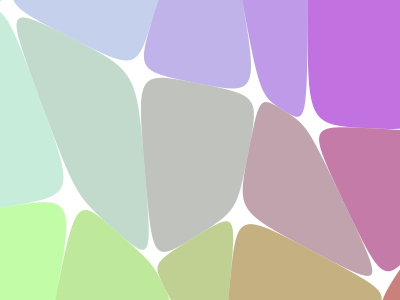
Frame 1 (no input)
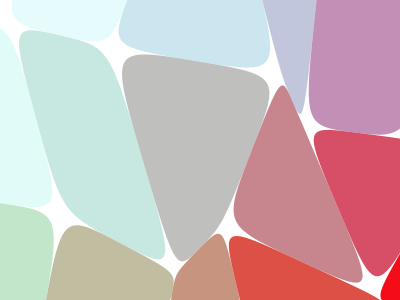
Frame 60 (the mouse pressed at the canvas centre just before this capture)
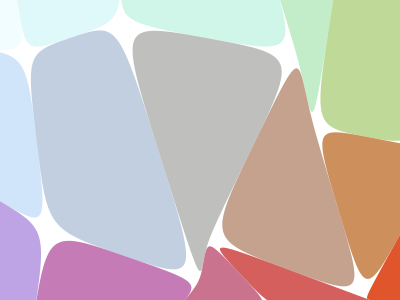
Frame 120 (the mouse held since frame 60 and released just before this capture)

The Processing sketch that drew these frames (run headless with seeded random() and noise(); from frame 60 on, the mouse is pressed at the canvas centre):

// Processing sketch: processing_30773
// ── processing_30773.pde

//gridBlob
//allonestring
//july 2011

//pjs - july 2014

//invisible grid contrains motion
int numColumns = 6; //must be at least 3
int numRows = 4; //must be at least 3
float gridSizeX, gridSizeY;

//invisible balls provide corners of blobs
Ball[][]balls = new Ball[numColumns][numRows];
float radius = 0;
float vel = 0.5;

//blob colour componenents determined by dist from centrestage
//and angle from rotating hueAngle
Blob[][]blobs = new Blob[numColumns-1][numRows-1];
float stageDiagonal;
float hueAngle0, hueAngleInc0;
float hueAngle1, hueAngleInc1;
float colourInc = 0.02;

void setup()
{
  size(400, 300);
  background(255);
  smooth();
  noStroke();
  
  //need stageDiagonal for colour mapping later
  float totalWidth = width + 2 * gridSizeX;
  float totalHeight = height + 2 * gridSizeY;
  stageDiagonal = sqrt(totalWidth*totalWidth + totalHeight*totalHeight) / 2;
  //set up rotation of colour components
  hueAngle0 = random(TWO_PI);
  hueAngle1 = random(TWO_PI);
  hueAngleInc0 = random(-colourInc, colourInc);
  hueAngleInc1 = random(-colourInc, colourInc);  

  //top and bottom row and left and right columns are offstage
  //they're there to allow blobs to overlap stageedge
  gridSizeX = width / (numColumns - 2);
  gridSizeY = height / (numRows - 2);
  
  //populate Balls array with balls, one in each gridcell
  for(int i = 0; i < numColumns; i++)
  {
    for(int j = 0; j < numRows; j++)
    {
      float startX = gridSizeX * (random(i, i + 1) - 1);
      float startY = gridSizeY * (random(j, j + 1) - 1);
      balls[i][j] = new Ball(startX, startY, random(-vel, vel), random(-vel, vel), radius, 0);
      balls[i][j].bounce = -1;
    }
  }
}

void draw()
{
  background(255);
  noStroke();
  
  //move (and display) balls checking for collision with invisible grid
  for(int i = 0; i < numColumns; i++)
  {
    for(int j = 0; j < numRows; j++)
    {
      balls[i][j].move();
//      balls[i][j].display();
      float offsetx = ((i % numColumns) - 1) * gridSizeX;
      float offsety = ((j % numRows) - 1) * gridSizeY;
      checkWalls(balls[i][j], offsetx, offsety, gridSizeX, gridSizeY);
    }
  }
  
  //create and colour blobs
  //provide point in current gridcell, in one to right, in one to below right and one below
  for(int i = 0; i < numColumns-1; i++)
  {
    for(int j = 0; j < numRows-1; j++)
    {
      float[]xpos = {balls[i][j].x, balls[i+1][j].x, balls[i+1][j+1].x, balls[i][j+1].x};
      float[]ypos = {balls[i][j].y, balls[i+1][j].y, balls[i+1][j+1].y, balls[i][j+1].y};
      
      //find dentre of blob and its distance and angle from stagecentre
      float centreX = 0;
      for(int k = 0; k < 4; k++) centreX += xpos[k]; 
      float centreY = 0;
      for(int k = 0; k < 4; k++) centreY += ypos[k]; 
      float dx = width / 2 - centreX / 4;
      float dy = height / 2 - centreY / 4;
      float centreAngle = atan2(dy, dx);
      float centreDist = dist(width / 2, height / 2, centreX / 4, centreY / 4);
      
      //some mapping to vary colour components
      //sin and cos used to provide nice flow
      float someHue0 = map(sin(centreAngle - hueAngle0) * centreDist, -stageDiagonal, stageDiagonal, 0, 255);
      float someHue1 = map(cos(centreAngle - hueAngle1) * centreDist, -stageDiagonal, stageDiagonal, 0, 255);
      float someHue2 = 255 - ((someHue0 + someHue1) / 2); //arbitrary manipulation to determine third colour component
      float blobAlpha = someHue2 - (someHue0 + someHue1); //some arbitrary manipulation to vary alpha

      //arbitrary colour creation from components (I like this best)
      color blobColour = color(someHue2, someHue0, someHue1, map(blobAlpha, -510, 255, 0, 255));

      blobs[i][j] = new Blob(xpos, ypos, blobColour);
      blobs[i][j].display();
    }
  }
  //rotate the colour angle so that the blobs change colour
  hueAngle0 += hueAngleInc0;
  hueAngle1 += hueAngleInc1;
}

// Ball class
class Ball
{
  float x, y;
  float vx, vy;
  float radius;
  color colour = color(0, 0, 255);
  
  float mass = 1.0;
  float gravity = 0.0;
  float bounce = -0.6; // default = -0.6
  
  Ball(float x, float y, float vx, float vy, float radius, color colour) 
  {
    this.x = x;
    this.y = y;
    this.vx = vx;
    this.vy = vy;
    this.radius = radius;
    this.colour = colour;
  }
  
  void move()
  {
//    vy = vy + gravity;
    y += vy;
    x += vx;
  }
  
  void display()
  {
    fill(colour);
    ellipse(x, y, radius * 2, radius * 2);
  } 
}

class Blob //a shape with rounded corners
{
  float[] xpos, ypos; //vertices
  color colour;
  float[] xoffcw, yoffcw; //"clockwise" offsets from vertices
  int numPoints;
  int offset = 2; //2 or 3: fraction of each end of line converted to rounded corners
  
  Blob(float[] xpos, float[] ypos, color colour)
  {
    this.xpos = xpos;
    this.ypos = ypos;
    this.colour = colour;
    init();
  }
  
  void init()
  {
    noStroke();

    numPoints = xpos.length;
    xoffcw = new float[numPoints];
    yoffcw = new float[numPoints];
  }
  
  void display()
  {
    for(int i = 0; i < numPoints; i++)
    {
      float dx = xpos[i] - xpos[(i + 1) % numPoints];
      float dy = ypos[i] - ypos[(i + 1) % numPoints];
      xoffcw[i] = xpos[i] - dx / offset;
      yoffcw[i] = ypos[i] - dy / offset;
    }  
    
    fill(colour);
    beginShape();
    vertex(xoffcw[numPoints - 1], yoffcw[numPoints - 1]);
    for(int i = 0; i < numPoints; i++)
    {
      int j = (i + numPoints - 1) % numPoints;
      bezierVertex(xpos[i], ypos[i], xpos[i], ypos[i], xoffcw[i], yoffcw[i]);
    }
    endShape();
  }
}
    
void checkWalls(Ball ball, float offsetx, float offsety, float gridSizeX, float gridsizeY)
{
  if(ball.x + ball.radius > offsetx + gridSizeX)
  {
    ball.x = offsetx + gridSizeX - ball.radius;
    ball.vx *= ball.bounce;
  }
  else if(ball.x < offsetx + ball.radius)
  {
    ball.x = offsetx + ball.radius;
    ball.vx *= ball.bounce;
  }
  else if(ball.y > offsety + gridSizeY - ball.radius)
  {
    ball.y = offsety + gridSizeY - ball.radius;
    ball.vy *= ball.bounce;
  }
  else if(ball.y < offsety + ball.radius)
  {
    ball.y = offsety + ball.radius;
    ball.vy *= ball.bounce;
}
}  
